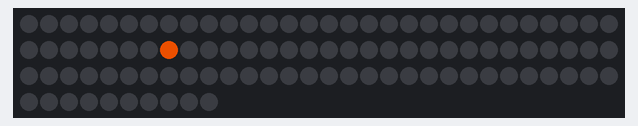
The sketch below on a simulated Arduino Uno, built with avr-gcc and run on an emulated ATmega328P. On the bench: 100 RGB LEDs in strip order, left to right, continuing on the next row. Dim RGB values are drawn brighter than linear; random numbers use the default seed unless the sketch sets one.

Above: at 1.15 s.
At 5.96 s:
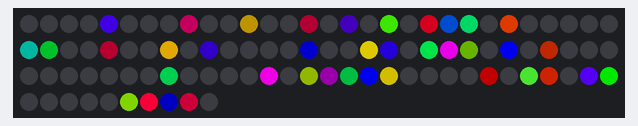
At 10.7 s:
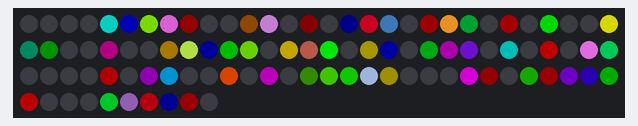
At 20.67 s:
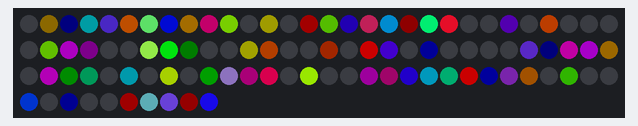
At 30.25 s:
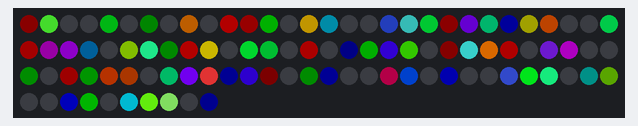
At 39.93 s:
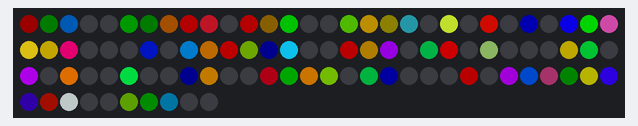

The sketch:

BalconyLights_rainbow.ino
```cpp
#include "FastLED.h"                                          // FastLED library.

#if FASTLED_VERSION < 3001000
#error "Requires FastLED 3.1 or later; check github for latest code."
#endif

// Fixed definitions cannot change on the fly.
#define LED_PIN 13// Data pin to connect to the strip.
#define COLOR_ORDER RGB                                       // Color order
#define LED_TYPE WS2811
#define NUM_LEDS 100                                      // Number of LED's

struct CRGB leds[NUM_LEDS];                                   // Initialize our LED array.

// Define variables used by the sequences.
uint8_t   fade    = 5;                                        // Rate of fading
uint8_t   minhue  = 0;                                        // Minimum hue (color) value -
uint8_t   maxhue  = 255;                                       // Maximum hue (color) value -
uint8_t   sat     = 255;                                      // The saturation aka how mych color, 255 is max
uint8_t   bri     = 255;                                      // Max brightness for each LED
uint8_t thisdelay = 100;                                       // Delay of the sequence


void setup() {
  delay(1000);                                                // Power-up safety delay
  Serial.begin(57600);

  FastLED.addLeds<LED_TYPE,LED_PIN,COLOR_ORDER>(leds, NUM_LEDS).setCorrection(TypicalLEDStrip);

  set_max_power_in_volts_and_milliamps(5, 500);               // FastLED power management set at 5V, 500mA.
}                                                             // setup()


void loop () {

  EVERY_N_MILLISECONDS(thisdelay) {                           // FastLED based non-blocking delay to update/display the sequence.
    Confetti();                                               // Run Confetti
  }
  FastLED.show();
} // loop()

void Confetti() {                                             // Random colored speckles that blink in and fade smoothly
  int hue = random16(minhue, maxhue);                         // Determining the hue between "minhue" and "maxhue"
  int pos = random16(NUM_LEDS);                               // Pick an LED at random.

  fadeToBlackBy(leds, NUM_LEDS, fade);                        // Fade individual pixels to black by "fade" each tic

  leds[pos] += CHSV(hue, sat, bri);                           // Set random pixel to the random hue
} // Confetti()
```
